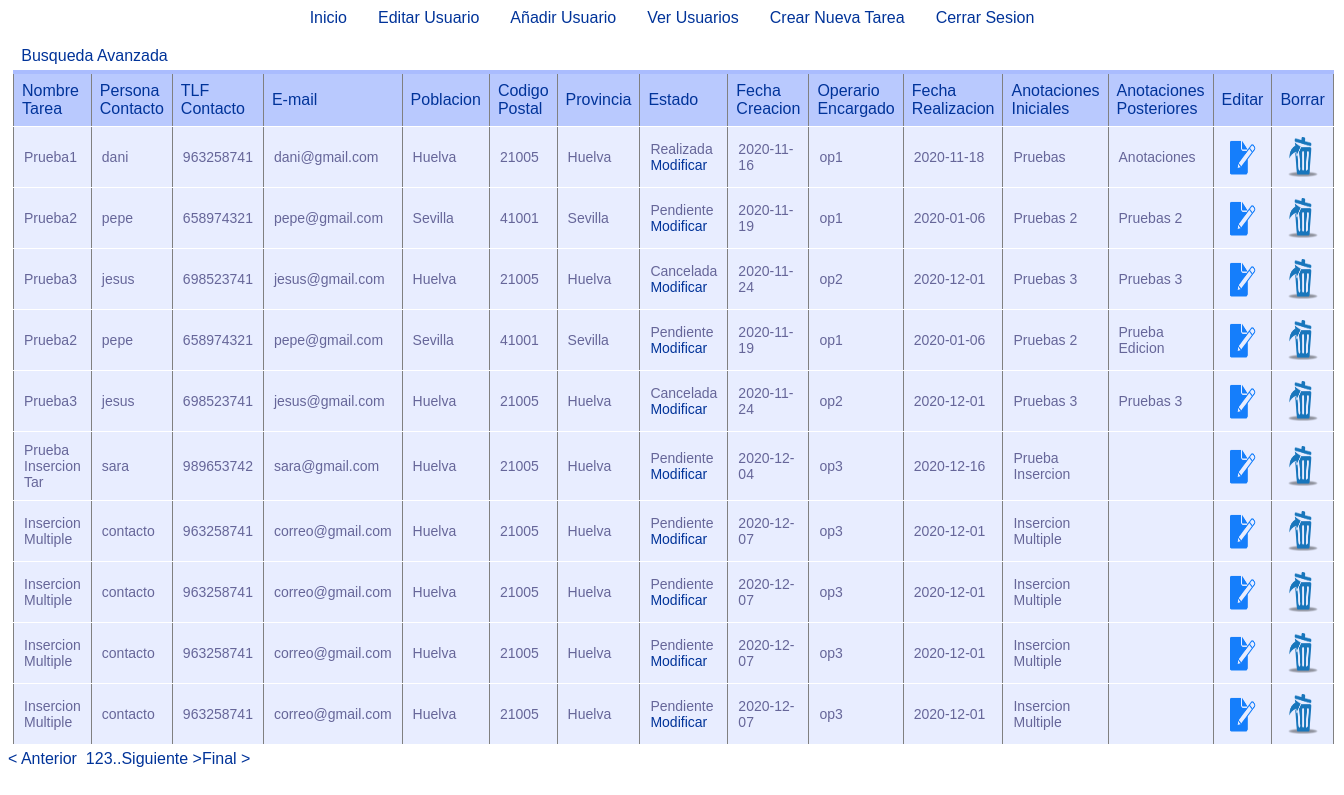
Screenshot of /Proyecto_PHP_1/controladores/MostrarTareas.php with the database file from the repository.
### tables this page shows
CREATE TABLE IF NOT EXISTS `tareas` (
  `id` int(20) NOT NULL AUTO_INCREMENT,
  `nombre_tarea` varchar(20) NOT NULL,
  `persona_contacto` varchar(20) NOT NULL,
  `tlf_contacto` int(9) NOT NULL,
  `email` varchar(20) NOT NULL,
  `poblacion` varchar(20) NOT NULL,
  `codigo_postal` int(5) NOT NULL,
  `provincia` varchar(20) NOT NULL,
  `estado` varchar(20) NOT NULL,
  `operario_encargado` varchar(20) NOT NULL,
  `fecha_creacion` date NOT NULL,
  `anotaciones_anterior` text NOT NULL,
  `fecha_realizacion` date NOT NULL,
  `anotaciones_posteriores` text NOT NULL,
  PRIMARY KEY (`id`)
);

### Proyecto_PHP_1/modelos/MostrarTareas.php (called while the page is built, shortened)
<?php
function getTareas($lista,$resultados){
    $conexion = conexion();
    $consulta = "SELECT * FROM tareas LIMIT $lista,$resultados";
    $resultado = $conexion->query($consulta);
    $tareas = [];
    while ($fila = $resultado->fetch_assoc()) {
        $tareas[] = $fila;
    }
    return $tareas;
}

### Proyecto_PHP_1/vistas/MostrarTareas.php (the view, shortened to what this page needs)
<html>
    <head>
        <link rel="stylesheet" type="text/css" href="vistas/css/tabla.css">
        <link rel="stylesheet" type="text/css" href="vistas/css/imagenes.css">
        <link rel="stylesheet" type="text/css" href="vistas/css/enlaces.css">
    </head>
    <?php if($_GET["busqueda_avanzada"]==false):?>
    <span>
        <a href="?controlador=MostrarTareas&busqueda_avanzada=true"<?php if($_GET["busqueda_avanzada"]==true) echo "hidden";?>>Busqueda Avanzada</a>
    </span>
    <?php endif;?>
    </head>
    <body>
        <table border=1>
            <tr>
                <th>Nombre Tarea</th>
                <th>Persona Contacto</th>
                <th>TLF Contacto</th>
                <th>E-mail</th>
                <th>Poblacion</th>
                <th>Codigo Postal</th>
                <th>Provincia</th>
                <th>Estado</th>
                <th>Fecha Creacion</th>
                <th>Operario Encargado</th>
                <th>Fecha Realizacion</th>
                <th>Anotaciones Iniciales</th>
                <th>Anotaciones Posteriores</th>
                <th <?php if($_SESSION["admin"]) echo "style='display:none'";?> >Editar</th>
                <th <?php if($_SESSION["admin"]) echo "style='display:none'";?> >Borrar</th>
            </tr>
            <?php
                for($i=0;$i<count($tareas);$i++):?>
                <tr>
                    <td><?php echo $tareas[$i]["nombre_tarea"];?></td>
                    <td><?php echo $tareas[$i]["persona_contacto"];?></td>
                    <td><?php echo $tareas[$i]["tlf_contacto"];?></td>
                    <td><?php echo $tareas[$i]["email"];?></td>
                    <td><?php echo $tareas[$i]["poblacion"];?></td>
                    <td><?php echo $tareas[$i]["codigo_postal"];?></td>
                    <td><?php echo $tareas[$i]["provincia"];?></td>
                    <td>
                        <?php echo $tareas[$i]["estado"];?>
                        <a href="?controlador=ModificarTarea&id=<?php echo $tareas[$i]["id"];?>"> Modificar</a>
                    </td>
                    <td><?php echo $tareas[$i]["fecha_creacion"];?></td>
                    <td><?php echo $tareas[$i]["operario_encargado"];?></td>
                    <td><?php echo $tareas[$i]["fecha_realizacion"];?></td>
                    <td><?php echo $tareas[$i]["anotaciones_anterior"];?></td>
                    <td><?php echo $tareas[$i]["anotaciones_posteriores"];?></td>
                    <td id="img" <?php if($_SESSION["admin"]) echo "style='display:none'";?> >
                        <a href="?controlador=EditarTarea&id=<?php echo $tareas[$i]["id"];?>">
                            <img src="vistas/img/editar.png">
                        </a>
                    </td>
                    <td id="img" <?php if($_SESSION["admin"]) echo "style='display:none'";?> >
                    <a href="?controlador=EliminarTarea&id=<?php echo $tareas[$i]["id"];?>">
                            <img src="vistas/img/eliminar.png">
                        </a>
                    </td>
                </tr>
                <?php endfor; ?>
        </table>
    </body>
</html>

### Proyecto_PHP_1/vistas/css/layout.css (style rules this page uses)
* { font-family: Arial, Helvetica, sans-serif; }
span a { text-decoration:none; color:#039; padding: 1%; }

### Proyecto_PHP_1/vistas/css/tabla.css (style rules this page uses)
table { font-family: "Lucida Sans Unicode", "Lucida Grande", Sans-Serif; font-size: 14px; margin: 5px; width: 980px; text-align: left; border-collapse: collapse; }
th { font-size: 16px; font-weight: normal; padding: 8px; background: #b9c9fe; border-top: 4px solid #aabcfe; border-bottom: 1px solid #fff; color: #039; }
td { padding: 10px; background: #e8edff; border-bottom: 1px solid #fff; color: #669; border-top: 1px solid transparent; }

### Proyecto_PHP_1/vistas/css/imagenes.css (style rules this page uses)
img { width: 30px; height: 40px; }
#img { text-align: center; font-size: 30px; }

### Proyecto_PHP_1/vistas/css/enlaces.css (style rules this page uses)
a, .pagelinks { text-decoration:none; color:#039; }

### rows the page displays
tareas: nombre_tarea "Prueba1", persona_contacto "dani", tlf_contacto "963258741", email "dani@gmail.com", poblacion "Huelva", codigo_postal "21005", provincia "Huelva", estado "Realizada", fecha_creacion "2020-11-16", operario_encargado "op1", fecha_realizacion "2020-11-18", anotaciones_anterior "Pruebas", anotaciones_posteriores "Anotaciones"
tareas: nombre_tarea "Prueba2", persona_contacto "pepe", tlf_contacto "658974321", email "pepe@gmail.com", poblacion "Sevilla", codigo_postal "41001", provincia "Sevilla", estado "Pendiente", fecha_creacion "2020-11-19", operario_encargado "op1", fecha_realizacion "2020-01-06", anotaciones_anterior "Pruebas 2", anotaciones_posteriores "Pruebas 2"
tareas: nombre_tarea "Prueba3", persona_contacto "jesus", tlf_contacto "698523741", email "jesus@gmail.com", poblacion "Huelva", codigo_postal "21005", provincia "Huelva", estado "Cancelada", fecha_creacion "2020-11-24", operario_encargado "op2", fecha_realizacion "2020-12-01", anotaciones_anterior "Pruebas 3", anotaciones_posteriores "Pruebas 3"
tareas: nombre_tarea "Prueba2", persona_contacto "pepe", tlf_contacto "658974321", email "pepe@gmail.com", poblacion "Sevilla", codigo_postal "41001", provincia "Sevilla", estado "Pendiente", fecha_creacion "2020-11-19", operario_encargado "op1", fecha_realizacion "2020-01-06", anotaciones_anterior "Pruebas 2", anotaciones_posteriores "Prueba Edicion"
tareas: nombre_tarea "Prueba3", persona_contacto "jesus", tlf_contacto "698523741", email "jesus@gmail.com", poblacion "Huelva", codigo_postal "21005", provincia "Huelva", estado "Cancelada", fecha_creacion "2020-11-24", operario_encargado "op2", fecha_realizacion "2020-12-01", anotaciones_anterior "Pruebas 3", anotaciones_posteriores "Pruebas 3"
tareas: nombre_tarea "Prueba Insercion Tar", persona_contacto "sara", tlf_contacto "989653742", email "sara@gmail.com", poblacion "Huelva", codigo_postal "21005", provincia "Huelva", estado "Pendiente", fecha_creacion "2020-12-04", operario_encargado "op3", fecha_realizacion "2020-12-16", anotaciones_anterior "Prueba Insercion"
tareas: nombre_tarea "Insercion Multiple", persona_contacto "contacto", tlf_contacto "963258741", email "correo@gmail.com", poblacion "Huelva", codigo_postal "21005", provincia "Huelva", estado "Pendiente", fecha_creacion "2020-12-07", operario_encargado "op3", fecha_realizacion "2020-12-01", anotaciones_anterior "Insercion Multiple"
tareas: nombre_tarea "Insercion Multiple", persona_contacto "contacto", tlf_contacto "963258741", email "correo@gmail.com", poblacion "Huelva", codigo_postal "21005", provincia "Huelva", estado "Pendiente", fecha_creacion "2020-12-07", operario_encargado "op3", fecha_realizacion "2020-12-01", anotaciones_anterior "Insercion Multiple"
tareas: nombre_tarea "Insercion Multiple", persona_contacto "contacto", tlf_contacto "963258741", email "correo@gmail.com", poblacion "Huelva", codigo_postal "21005", provincia "Huelva", estado "Pendiente", fecha_creacion "2020-12-07", operario_encargado "op3", fecha_realizacion "2020-12-01", anotaciones_anterior "Insercion Multiple"
tareas: nombre_tarea "Insercion Multiple", persona_contacto "contacto", tlf_contacto "963258741", email "correo@gmail.com", poblacion "Huelva", codigo_postal "21005", provincia "Huelva", estado "Pendiente", fecha_creacion "2020-12-07", operario_encargado "op3", fecha_realizacion "2020-12-01", anotaciones_anterior "Insercion Multiple"

### other values shown
$obj->_paginateDetails() ".."
